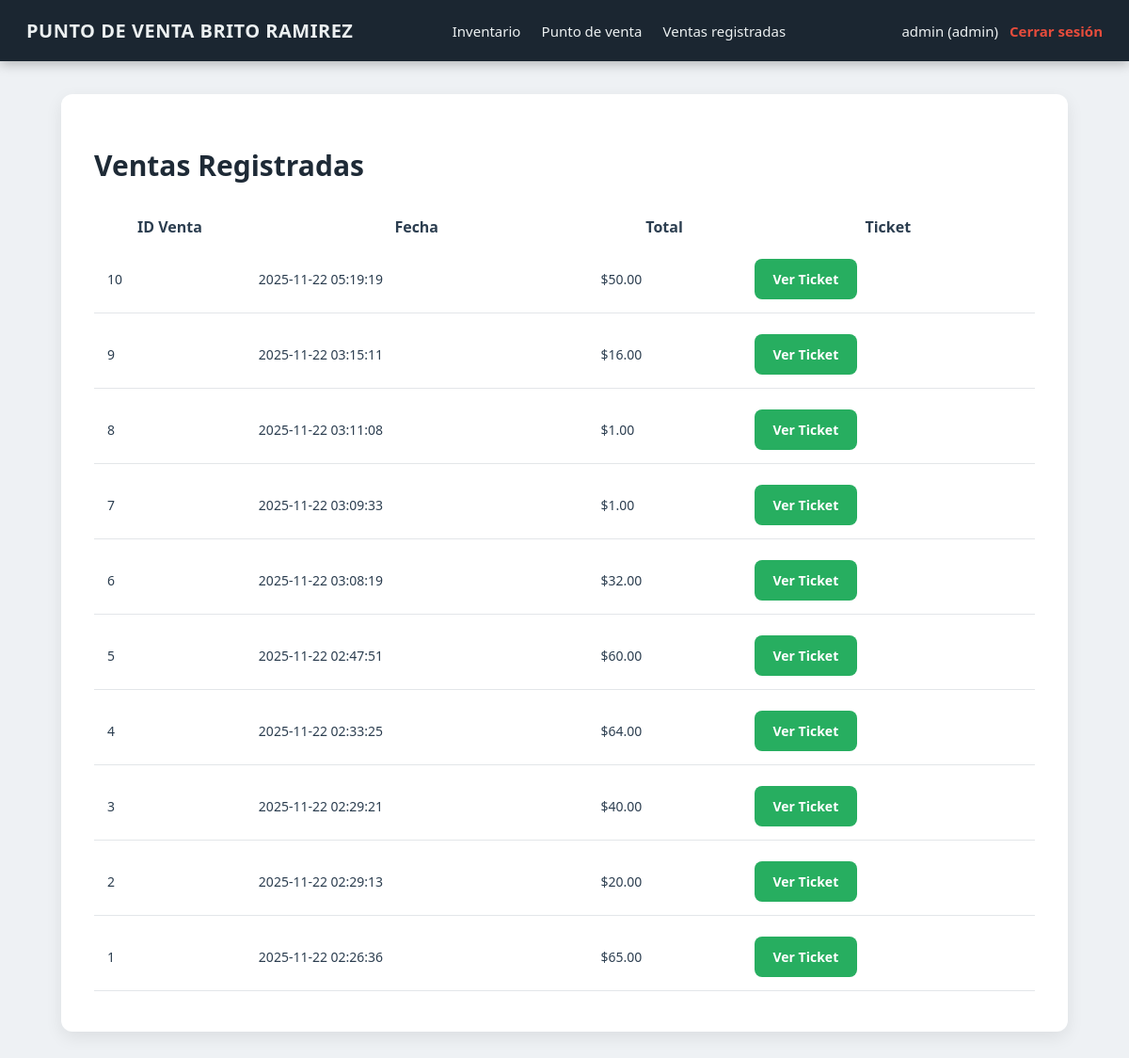
The app's page /front-end/pages/ventasRegistradas.php (signed in) with its own data.
### tables this page shows
CREATE TABLE `ventas` (
  `id_venta` int(11) NOT NULL,
  `id_usuario` int(11) DEFAULT NULL,
  `fecha` timestamp NOT NULL DEFAULT current_timestamp(),
  `total` decimal(10,2) NOT NULL
);

### back-end/auth/sesion.php (called while the page is built, shortened)
<?php
function usuario_autenticado(): bool {
    return isset($_SESSION['id_usuario']);
}

### back-end/database/Conexion.php (called while the page is built, shortened)
<?php
class Conexion {
    private static $conexion = null;
    public static function getConexion() {
        if (self::$conexion === null) {
            $host = "localhost";
            $user = "root";
            $pass = "Papermariottyd2";
            $db   = "punto_venta";
            self::$conexion = new mysqli($host, $user, $pass, $db);
        }
        return self::$conexion;
    }
}

### back-end/models/Venta.php (called while the page is built, shortened)
<?php
require_once __DIR__ . '/../database/Conexion.php';
class Venta
{
    private $db;
    public function __construct()
    {
        $this->db = Conexion::getConexion();
    }
    public function obtenerTodas()
    {
        return $this->db->query("
            SELECT id_venta, fecha, total
            FROM ventas
            ORDER BY fecha DESC
        ");
    }
}

### front-end/pages/ventasRegistradas.php (the view, shortened to what this page needs)
<?php
require_once __DIR__ . '/../../back-end/auth/sesion.php';
require_once __DIR__ . '/../../back-end/models/Venta.php';
$ventaModel = new Venta();
$ventas = $ventaModel->obtenerTodas();
?>
<!DOCTYPE html>
<html lang="es">
<head>
    <link rel="stylesheet" href="/punto-venta/front-end/assets/css/estilos.css">
</head>
<body>
<?php include __DIR__ . '/../includes/navbar.php'; ?>
<div class="container">
    <h1>Ventas Registradas</h1>
    <table>
        <tr>
            <th>ID Venta</th>
            <th>Fecha</th>
            <th>Total</th>
            <th>Ticket</th>
        </tr>
        <?php while ($v = $ventas->fetch_assoc()) { ?>
            <tr>
                <td><?= $v['id_venta'] ?></td>
                <td><?= $v['fecha'] ?></td>
                <td>$<?= number_format($v['total'], 2) ?></td>
                <td>
                    <a class="btn" href="/punto-venta/front-end/pages/ticket.php?id_venta=<?= $v['id_venta'] ?>">
                        Ver Ticket
                    </a>
                </td>
            </tr>
        <?php } ?>
    </table>
</div>
</body>
</html>

### front-end/includes/navbar.php
<?php
require_once __DIR__ . '/../../back-end/auth/sesion.php';
?>
<header class="navbar">
    <div class="navbar-title">
        PUNTO DE VENTA BRITO RAMIREZ
    </div>
    <?php if (usuario_autenticado()): ?>
        <nav class="navbar-links">
            <a href="/punto-venta/back-end/routes/productos.php">Inventario</a>
            <a href="/punto-venta/front-end/pages/ventas.php">Punto de venta</a>
            <a href="/punto-venta/front-end/pages/ventasRegistradas.php">Ventas registradas</a>
        </nav>
        <div class="navbar-user">
            <span>
                <?= htmlspecialchars($_SESSION['usuario']) ?>
                (<?= htmlspecialchars($_SESSION['rol']) ?>)
            </span>
            <a href="/punto-venta/back-end/routes/auth.php?accion=logout">Cerrar sesión</a>
        </div>
    <?php endif; ?>
</header>

### front-end/assets/css/estilos.css (style rules this page uses)
body { margin: 0; padding: 0; font-family: 'Segoe UI', Roboto, Arial, sans-serif; background: #eef1f4; color: #2c3e50; }
.container { width: 92%; max-width: 1000px; margin: 100px auto 40px auto; background: #ffffff; padding: 35px; border-radius: 12px; box-shadow: 0 6px 18px rgba(0,0,0,0.08); animation: fadeIn 0.3s ease-in-out; }
h1 { margin-bottom: 25px; font-size: 30px; font-weight: 700; color: #1e2a36; }
table { width: 100%; border-collapse: separate; border-spacing: 0 8px; margin-top: 20px; }
table tbody tr { background: #ffffff; transition: 0.2s; }
table td { padding: 14px; font-size: 14px; border-bottom: 1px solid #e3e6e9; }
.btn { padding: 12px 20px; background: #27ae60; color: white; border-radius: 8px; text-decoration: none; font-weight: 600; display: inline-block; transition: 0.25s; border: none; cursor: pointer; }
.navbar { position: fixed; top: 0; left: 0; right: 0; height: 65px; background: #1b2631; color: #ecf0f1; display: flex; align-items: center; justify-content: space-between; padding: 0 28px; box-shadow: 0 3px 12px rgba(0,0,0,0.25); z-index: 1000; }
.navbar-title { font-weight: 700; font-size: 20px; letter-spacing: 0.5px; }
.navbar-links a { margin-right: 18px; color: #ecf0f1; text-decoration: none; font-weight: 500; font-size: 15px; transition: 0.2s; }
.navbar-user { display: flex; align-items: center; gap: 12px; font-size: 15px; }
.navbar-user a { color: #e74c3c; text-decoration: none; font-weight: bold; }

### records on screen
ventas: id_venta "10", fecha "2025-11-22 05:19:19", total "50.00"
ventas: id_venta "9", fecha "2025-11-22 03:15:11", total "16.00"
ventas: id_venta "8", fecha "2025-11-22 03:11:08", total "1.00"
ventas: id_venta "7", fecha "2025-11-22 03:09:33", total "1.00"
ventas: id_venta "6", fecha "2025-11-22 03:08:19", total "32.00"
ventas: id_venta "5", fecha "2025-11-22 02:47:51", total "60.00"
ventas: id_venta "4", fecha "2025-11-22 02:33:25", total "64.00"
ventas: id_venta "3", fecha "2025-11-22 02:29:21", total "40.00"
ventas: id_venta "2", fecha "2025-11-22 02:29:13", total "20.00"
ventas: id_venta "1", fecha "2025-11-22 02:26:36", total "65.00"

### other values on screen
$_SESSION['usuario'] "admin"
$_SESSION['rol'] "admin"
